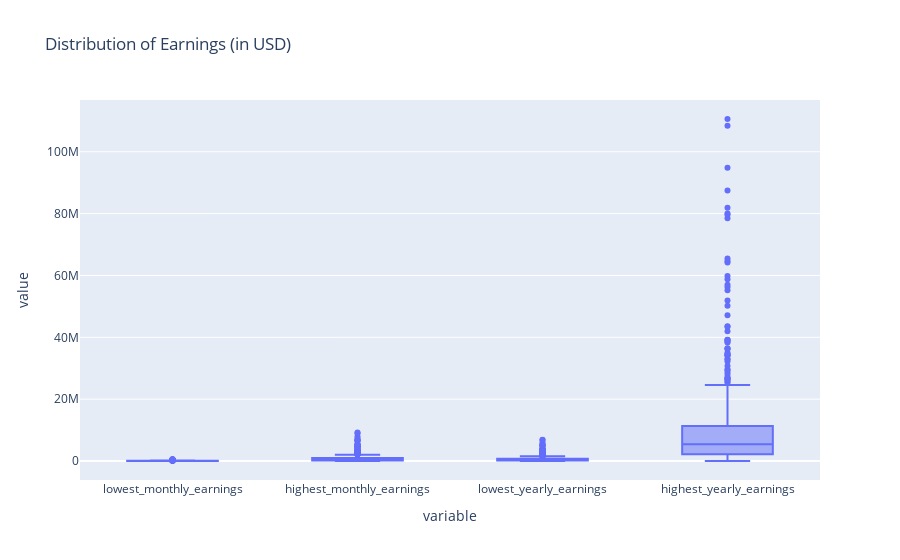

Notebook code for this chart:
### Code cell
fig4 = px.box(earning_df, title='Distribution of Earnings (in USD)')
fig4.show()

### Figure 1 — Plotly figure (JSON) as saved in the notebook; plotly's stock layout.template omitted (floating-point values rounded to 4 significant figures; data arrays with more than 128 entries replaced by an {"elided": "..."} marker saying what was removed)
{"data": [{"alignmentgroup": "True", "hovertemplate": "variable=%{x}<br>value=%{y}<extra></extra>", "legendgroup": "", "marker": {"color": "#636efa"}, "name": "", "notched": false, "offsetgroup": "", "orientation": "v", "showlegend": false, "type": "box", "x": {"elided": "2216 str values"}, "x0": " ", "xaxis": "x", "y": {"elided": "2216 float values"}, "y0": " ", "yaxis": "y"}], "layout": {"boxmode": "group", "legend": {"tracegroupgap": 0}, "title": {"text": "Distribution of Earnings (in USD)"}, "xaxis": {"anchor": "y", "domain": [0, 1], "title": {"text": "variable"}}, "yaxis": {"anchor": "x", "domain": [0, 1], "title": {"text": "value"}}}}
